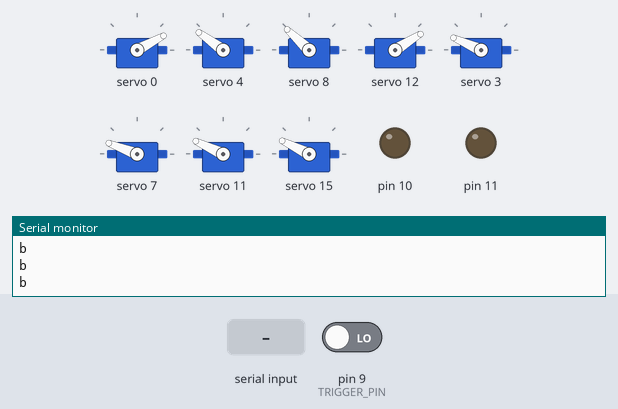
The sketch below on a simulated Arduino Uno, built with avr-gcc and run on an emulated ATmega328P. Parts: 8 × servo, output pins drawn as LEDs (lit = HIGH), the last lines printed to the serial monitor. Inputs (shaded band) come from the test bench; at power-on: pin 9 (TRIGGER_PIN) LOW.

Above: at 1.2 s.
1.3 s: "h,45\n" received over Serial
At 4.0 s:
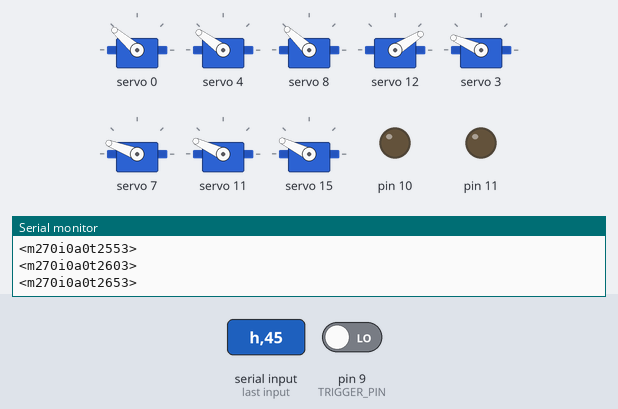
At 12.3 s:
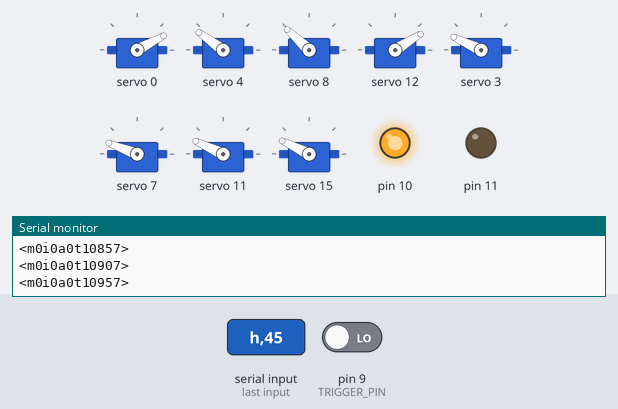
Timing chart, 0 to 13.8 s (numbered marks = the images above; inputs shaded):
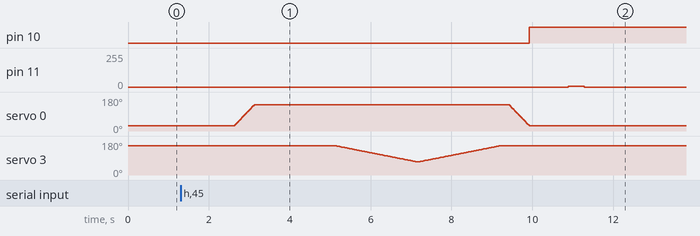

The sketch:

LinearDeviceStimulus.ino
```cpp
#include <Communication.h>
#include <MiniServoMotor.h>
#include <ServoMotor.h>
#include <SharedPWM.h>
#include <StepperMotor.h>
#include <TrialConfig.h>
#include <TrialHistory.h>
#include <TrialNoHistory.h>

#include "TrialHistory.h"
#include "TrialNoHistory.h"
#include "SharedPWM.h"

// Motor instances
ServoMotor servos;
MiniServoMotor miniServos;
StepperMotor stepper(11, 10);

// Trial instances
TrialHistory historyTrial(servos, miniServos, stepper);
TrialNoHistory noHistoryTrial(servos, miniServos, stepper);

// Constants
const int TRIGGER_PIN = 9;
const unsigned long REPORT_INTERVAL = 50;  // 50ms between reports

// Global variables
unsigned long startTime = 0;
unsigned long lastReportTime = 0;
bool isTriggered = false;
bool triggerEnabled = false;
bool useHistory = false;
int currentId = -1;

void setup() {

    Serial.begin(115200);
    initializePWM();
    servos.begin();
    miniServos.begin();
    historyTrial.begin();
    noHistoryTrial.begin();

    pinMode(TRIGGER_PIN, INPUT);

    // Check initial trigger pin state
    if (digitalRead(TRIGGER_PIN) == HIGH) {
        Serial.println("Trigger pin is already HIGH - trigger mode disabled");
        triggerEnabled = false;
        isTriggered = true;  // Auto-trigger since we're not using trigger mode
        startTime = millis();
    } else {
        Serial.println("Trigger pin is LOW - trigger mode enabled");
        triggerEnabled = true;
    }

    startTime = millis();  // Initial start time

    // Print that Arduino is ready
    Serial.println("Arduino is ready");
}

void sendReport() {
    unsigned long currentTime = millis();
    if (currentTime - lastReportTime >= REPORT_INTERVAL) {
        if (!isTriggered) {
            // Just print b - MATLAB will ignore this since it doesn't start with <>
            Serial.println("b");

        } else {
            // Format: <mXXXiYaZtWWWW>
            // m: stepper position
            // i: current servo ID (or -1 if none)
            // a: mini servo active (1) or idle (0)
            // t: time since start in ms
            Serial.print("<m");
            Serial.print(stepper.getCurrentPosition());
            Serial.print("i");
            Serial.print(currentId);
            Serial.print("a");
            // Changed to use is_moving_to_active() instead of is_moving()
            Serial.print(miniServos.is_moving_to_active() ? "1" : "0");
            Serial.print("t");
            Serial.print(currentTime - startTime);
            Serial.print(">");
            Serial.println();
        }
        lastReportTime = currentTime;
    }
}

void processInput(String input) {
    // Expected format: "ID,type"
    // Example: "2,h" for servo 2 with history
    // Example: "1,n" for servo 1 without history

    int commaIndex = input.indexOf(',');
    if (commaIndex != -1) {
        int id = input.substring(0, commaIndex).toInt();
        char type = input.charAt(commaIndex + 1);

        if (id >= 0 && id < 4) {
            // If not triggered yet, use first command as trigger
            if (!isTriggered) {
                isTriggered = true;
                startTime = millis();
            }

            currentId = id;
            useHistory = (type == 'h');

            // Convert input format for trial modules
            String trialInput = String(id);

            if (useHistory) {
                historyTrial.processInput(trialInput);
            } else {
                noHistoryTrial.processInput(trialInput);
            }
        }
    }
}

void loop() {

    if (triggerEnabled && !isTriggered && digitalRead(TRIGGER_PIN) == HIGH) {
        isTriggered = true;
        startTime = millis();
    }

    // Update motors
    servos.update();
    miniServos.update();
    stepper.update();

    // Update appropriate trial
    if (useHistory) {
        historyTrial.update();
    } else {
        noHistoryTrial.update();
    }

    // Send periodic report
    sendReport();

    // Process any incoming commands
    if (Serial.available()) {
        String input = Serial.readStringUntil('\n');
        processInput(input);
    }
}
```

Measured:
- after the input at 1.3 s, pin 10: LOW → HIGH after 8.6 s; pin 11: 0/255 → 6/255 after 9.6 s, → 0/255 0.40 s later; servo 0: rises from 28° to 139° in 0.50 s, then falls to 28° in 6.8 s
